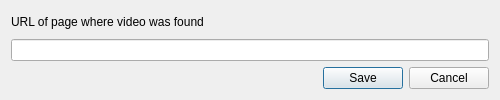
<?xml version="1.0" encoding="UTF-8"?>
<ui version="4.0">
 <class>FilmUrlDialog</class>
 <widget class="QDialog" name="FilmUrlDialog">
  <property name="geometry">
   <rect>
    <x>0</x>
    <y>0</y>
    <width>500</width>
    <height>100</height>
   </rect>
  </property>
  <property name="minimumSize">
   <size>
    <width>500</width>
    <height>0</height>
   </size>
  </property>
  <property name="maximumSize">
   <size>
    <width>16777215</width>
    <height>16777215</height>
   </size>
  </property>
  <property name="baseSize">
   <size>
    <width>500</width>
    <height>100</height>
   </size>
  </property>
  <property name="windowTitle">
   <string>Original video URL</string>
  </property>
  <property name="modal">
   <bool>true</bool>
  </property>
  <layout class="QGridLayout" name="gridLayout">
   <item row="0" column="0">
    <layout class="QVBoxLayout" name="verticalLayout">
     <item>
      <widget class="QLabel" name="label">
       <property name="text">
        <string>URL of page where video was found</string>
       </property>
       <property name="wordWrap">
        <bool>true</bool>
       </property>
      </widget>
     </item>
     <item>
      <widget class="QLineEdit" name="lineEdit"/>
     </item>
     <item>
      <layout class="QHBoxLayout" name="horizontalLayout">
       <item>
        <spacer name="horizontalSpacer">
         <property name="orientation">
          <enum>Qt::Horizontal</enum>
         </property>
         <property name="sizeType">
          <enum>QSizePolicy::Expanding</enum>
         </property>
         <property name="sizeHint" stdset="0">
          <size>
           <width>40</width>
           <height>20</height>
          </size>
         </property>
        </spacer>
       </item>
       <item>
        <widget class="QDialogButtonBox" name="buttonBox">
         <property name="sizePolicy">
          <sizepolicy hsizetype="Maximum" vsizetype="Fixed">
           <horstretch>0</horstretch>
           <verstretch>0</verstretch>
          </sizepolicy>
         </property>
         <property name="orientation">
          <enum>Qt::Horizontal</enum>
         </property>
         <property name="standardButtons">
          <set>QDialogButtonBox::Cancel|QDialogButtonBox::Save</set>
         </property>
        </widget>
       </item>
      </layout>
     </item>
    </layout>
   </item>
  </layout>
 </widget>
 <resources/>
 <connections>
  <connection>
   <sender>buttonBox</sender>
   <signal>accepted()</signal>
   <receiver>FilmUrlDialog</receiver>
   <slot>accept()</slot>
   <hints>
    <hint type="sourcelabel">
     <x>248</x>
     <y>254</y>
    </hint>
    <hint type="destinationlabel">
     <x>157</x>
     <y>274</y>
    </hint>
   </hints>
  </connection>
  <connection>
   <sender>buttonBox</sender>
   <signal>rejected()</signal>
   <receiver>FilmUrlDialog</receiver>
   <slot>reject()</slot>
   <hints>
    <hint type="sourcelabel">
     <x>316</x>
     <y>260</y>
    </hint>
    <hint type="destinationlabel">
     <x>286</x>
     <y>274</y>
    </hint>
   </hints>
  </connection>
 </connections>
</ui>
